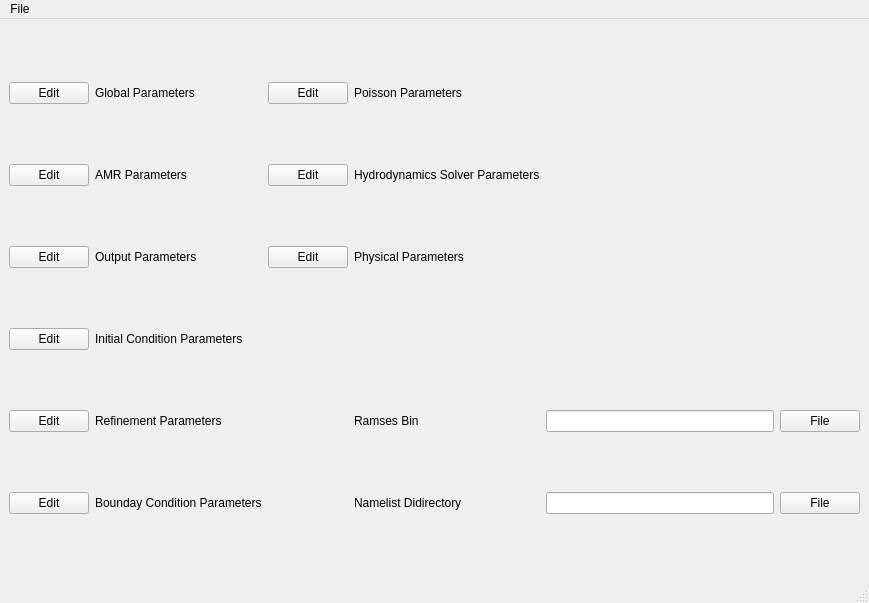
<?xml version="1.0" encoding="UTF-8"?>
<ui version="4.0">
 <class>MainWindow</class>
 <widget class="QMainWindow" name="MainWindow">
  <property name="geometry">
   <rect>
    <x>0</x>
    <y>0</y>
    <width>869</width>
    <height>603</height>
   </rect>
  </property>
  <property name="windowTitle">
   <string>MainWindow</string>
  </property>
  <widget class="QWidget" name="centralwidget">
   <layout class="QGridLayout" name="gridLayout">
    <item row="0" column="0">
     <widget class="QPushButton" name="EditGlobal">
      <property name="statusTip">
       <string>Edit Global Parameters</string>
      </property>
      <property name="text">
       <string>Edit</string>
      </property>
     </widget>
    </item>
    <item row="0" column="1">
     <widget class="QLabel" name="Global">
      <property name="text">
       <string>Global Parameters</string>
      </property>
     </widget>
    </item>
    <item row="0" column="2">
     <widget class="QPushButton" name="EditPoisson">
      <property name="statusTip">
       <string>Edit Poisson Parameters</string>
      </property>
      <property name="text">
       <string>Edit</string>
      </property>
     </widget>
    </item>
    <item row="0" column="3">
     <widget class="QLabel" name="Poisson">
      <property name="text">
       <string>Poisson Parameters</string>
      </property>
     </widget>
    </item>
    <item row="1" column="0">
     <widget class="QPushButton" name="EditAMR">
      <property name="statusTip">
       <string>Edit AMR Parameters</string>
      </property>
      <property name="text">
       <string>Edit</string>
      </property>
     </widget>
    </item>
    <item row="1" column="1">
     <widget class="QLabel" name="AMR">
      <property name="text">
       <string>AMR Parameters</string>
      </property>
     </widget>
    </item>
    <item row="1" column="2">
     <widget class="QPushButton" name="EditHydro">
      <property name="statusTip">
       <string>edit hydrodynamics solver parameters</string>
      </property>
      <property name="text">
       <string>Edit</string>
      </property>
     </widget>
    </item>
    <item row="1" column="3">
     <widget class="QLabel" name="Hydro">
      <property name="statusTip">
       <string>edit hydrodynamics solver parameters</string>
      </property>
      <property name="text">
       <string>Hydrodynamics Solver Parameters</string>
      </property>
     </widget>
    </item>
    <item row="2" column="0">
     <widget class="QPushButton" name="EditOut">
      <property name="statusTip">
       <string>Edit Output Parameters</string>
      </property>
      <property name="text">
       <string>Edit</string>
      </property>
     </widget>
    </item>
    <item row="2" column="1">
     <widget class="QLabel" name="Output">
      <property name="text">
       <string>Output Parameters</string>
      </property>
     </widget>
    </item>
    <item row="2" column="2">
     <widget class="QPushButton" name="EditPhy">
      <property name="statusTip">
       <string>Edit Physical Parameters</string>
      </property>
      <property name="text">
       <string>Edit</string>
      </property>
     </widget>
    </item>
    <item row="2" column="3">
     <widget class="QLabel" name="Physical">
      <property name="text">
       <string>Physical Parameters</string>
      </property>
     </widget>
    </item>
    <item row="3" column="0">
     <widget class="QPushButton" name="EditInit">
      <property name="statusTip">
       <string>Edit Initial Conditions</string>
      </property>
      <property name="text">
       <string>Edit</string>
      </property>
     </widget>
    </item>
    <item row="3" column="1">
     <widget class="QLabel" name="Initial">
      <property name="text">
       <string>Initial Condition Parameters</string>
      </property>
     </widget>
    </item>
    <item row="4" column="0">
     <widget class="QPushButton" name="EditRefine">
      <property name="statusTip">
       <string>Edit Refinement Parameters</string>
      </property>
      <property name="text">
       <string>Edit</string>
      </property>
     </widget>
    </item>
    <item row="4" column="1">
     <widget class="QLabel" name="Refinement">
      <property name="text">
       <string>Refinement Parameters</string>
      </property>
     </widget>
    </item>
    <item row="4" column="3">
     <widget class="QLabel" name="Bin">
      <property name="text">
       <string>Ramses Bin </string>
      </property>
     </widget>
    </item>
    <item row="4" column="4">
     <widget class="QLineEdit" name="BinFileInput"/>
    </item>
    <item row="4" column="5">
     <widget class="QPushButton" name="ChooseFileBin">
      <property name="text">
       <string>File</string>
      </property>
     </widget>
    </item>
    <item row="5" column="0">
     <widget class="QPushButton" name="EditBound">
      <property name="statusTip">
       <string>Edit Bounday Parameters</string>
      </property>
      <property name="text">
       <string>Edit</string>
      </property>
     </widget>
    </item>
    <item row="5" column="1">
     <widget class="QLabel" name="Boundary">
      <property name="text">
       <string>Bounday Condition Parameters</string>
      </property>
     </widget>
    </item>
    <item row="5" column="3">
     <widget class="QLabel" name="Namelist">
      <property name="text">
       <string>Namelist Didirectory</string>
      </property>
     </widget>
    </item>
    <item row="5" column="4">
     <widget class="QLineEdit" name="NamefileInput"/>
    </item>
    <item row="5" column="5">
     <widget class="QPushButton" name="ChooseNameFile">
      <property name="text">
       <string>File</string>
      </property>
     </widget>
    </item>
   </layout>
  </widget>
  <widget class="QMenuBar" name="menubar">
   <property name="geometry">
    <rect>
     <x>0</x>
     <y>0</y>
     <width>869</width>
     <height>27</height>
    </rect>
   </property>
   <widget class="QMenu" name="menuFile">
    <property name="title">
     <string>File</string>
    </property>
    <addaction name="actionEdir"/>
    <addaction name="actionQuit"/>
    <addaction name="actionSave"/>
   </widget>
   <addaction name="menuFile"/>
  </widget>
  <widget class="QStatusBar" name="statusbar"/>
  <action name="actionEdir">
   <property name="text">
    <string>Edir</string>
   </property>
  </action>
  <action name="actionQuit">
   <property name="text">
    <string>Quit</string>
   </property>
   <property name="shortcut">
    <string>Ctrl+Q</string>
   </property>
  </action>
  <action name="actionSave">
   <property name="text">
    <string>Save</string>
   </property>
   <property name="shortcut">
    <string>Ctrl+S</string>
   </property>
  </action>
 </widget>
 <resources/>
 <connections/>
</ui>
